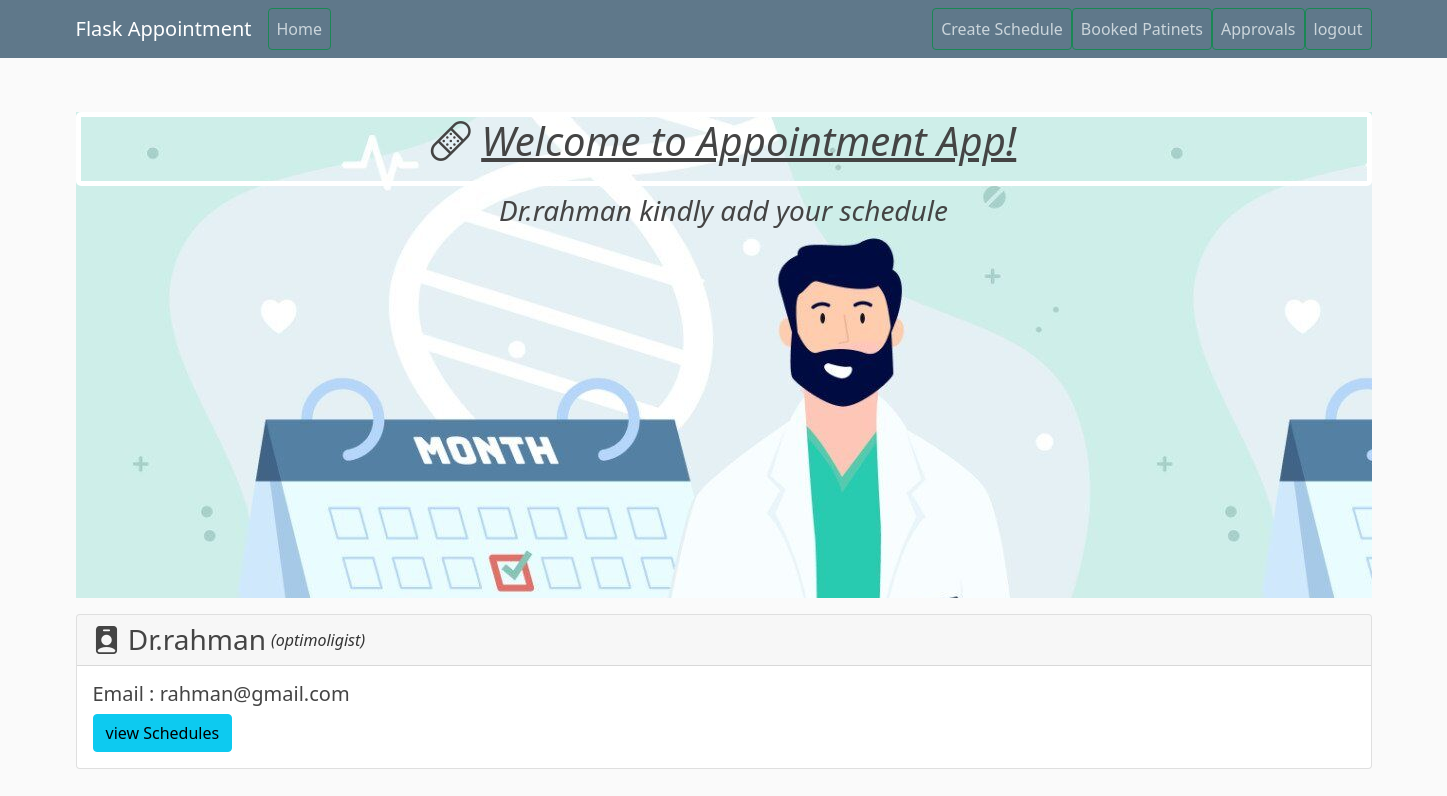
Screenshot of /home (signed in) with the database file from the repository.
### appointment_system/models.py (models this page shows, shortened)
class User(db.Model, UserMixin):
    id = db.Column(db.Integer, primary_key=True)
    username = db.Column(db.String(20), unique=True, nullable=False)
    email = db.Column(db.String(120), unique=True, nullable=False)
    password = db.Column(db.String(60), nullable=False)
    image_file = db.Column(db.String(20), nullable=False, default='default.jpg')
    is_admin = db.Column(db.Boolean, nullable=False, default=False)
    role = db.Column(db.String(20), nullable=False)
    doctor = db.relationship('Doctor', backref='doctor', lazy=True)
    patient = db.relationship('Patient', backref='patient', lazy=True)

class Doctor(db.Model):
    id = db.Column(db.Integer, primary_key=True)
    name = db.Column(db.String(20), unique=True, nullable=False)
    email = db.Column(db.String(120), unique=True, nullable=False)
    specialization = db.Column(db.String(120), nullable=False)
    appointment = db.relationship('Appointment', backref='doctor', lazy=True)
    user_id = db.Column(db.Integer, db.ForeignKey('user.id'))
    is_approved = db.Column(db.Boolean, nullable=False, default=False)
    schedule = db.relationship('Schedule', backref='doctor')

### appointment_system/routes.py (the view)
@app.route("/")
@app.route("/home")
def home():
    page = request.args.get('page', 1, type=int)
    doctors = Doctor.query.all()
    return render_template('home.html', doctors=doctors)

### appointment_system/models.py (called while the page is built)
@login_manager.user_loader
def load_user(user_id):
    return User.query.get(int(user_id))

### appointment_system/templates/home.html (shortened to what this page needs)
{% extends "layout.html" %}
{% block content %}
<div class="app-title">
    <h1 class="text-center mt-3 pb-3">
        <i class="bi bi-bandaid"></i>
        <u> <i>Welcome to Appointment App!</i> </u>
    </h1>
    {% if current_user.role=="doctor"%}
    <i><h3 class="text-center">Dr.{{current_user.username}} kindly add your schedule</h3></i>
    {%elif current_user.role=="patient"%}
    <i><h3 class="text-center">Mr.{{current_user.username}} select a date and a doctor</h3></i>
    {% endif %}
</div>
    {% for doctor in doctors %}
    <div class="card my-3">
        <div class="card-header d-flex align-items-center">
          <h3 class="mb-0">
            <i class="bi bi-person-badge-fill"></i>
            Dr.{{doctor.name}}
          </h3>
          <i style="font-weight: 500;">({{doctor.specialization}})</i>
        </div>
        <div class="card-body">
          <h5 class="card-title">Email : {{doctor.email}}</h5>
          <a href="{{ url_for('view_doctor_schedule', id=doctor.user_id )}}" class="btn btn-info"> view Schedules</a>
        </div>
      </div>
    {% endfor %}
{% endblock %}

### appointment_system/static/main.css (style rules this page uses)
body { background: #fafafa; color: #333333; margin-top: 5rem; }
.app-title { background-image: url('profile_pics/background-image.jpg'); height: 486px; }
.app-title > h1 { border: 5px solid white; border-radius: 5px; }
a { text-decoration: none; }
h1, h2, h3, h4, h5, h6 { color: #444444; }

### rows the page displays
User: username "rahman"
Doctor: name "rahman", specialization "optimoligist", email "rahman@gmail.com"
